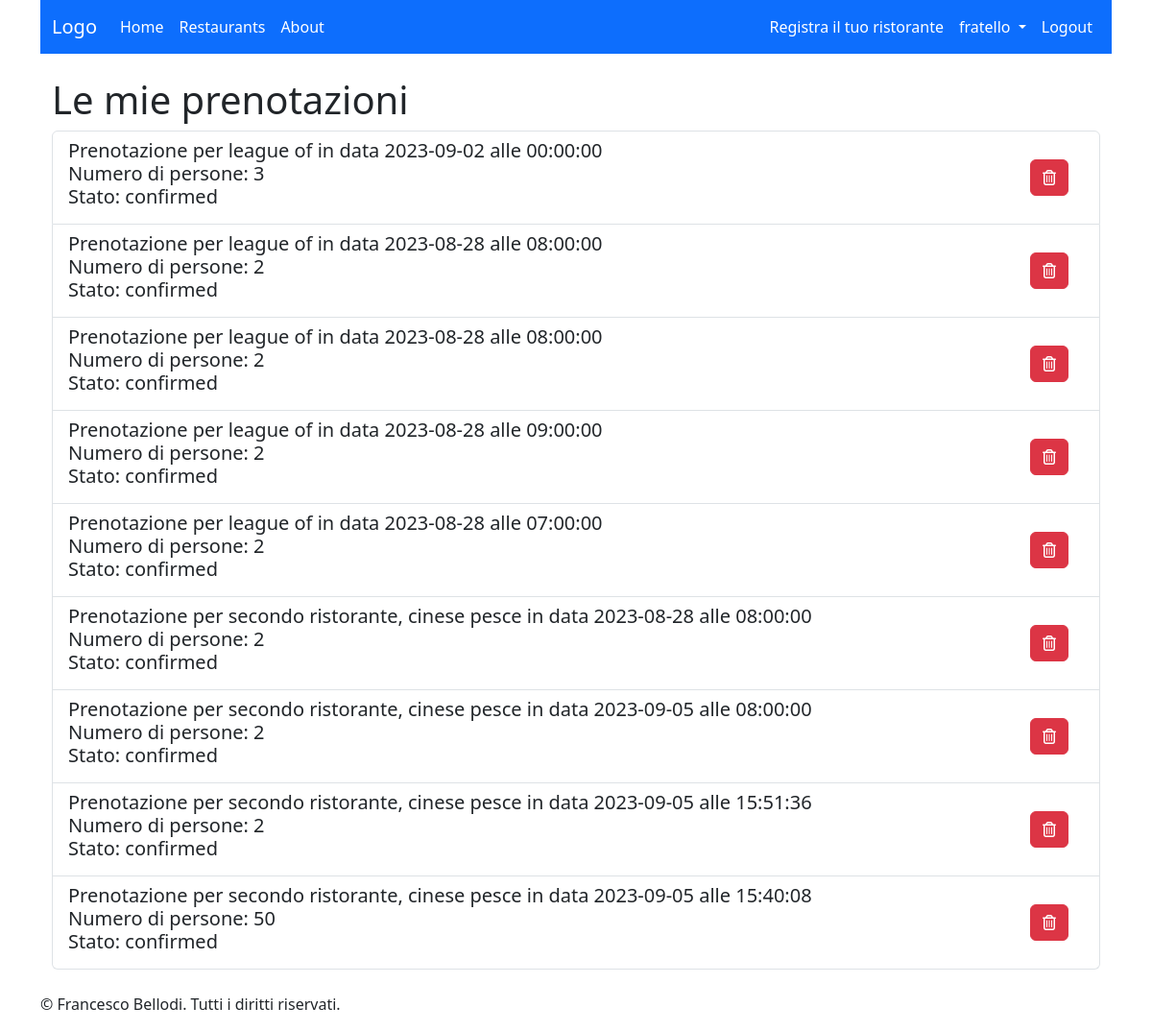
Page /user/reservations/ (signed in) on the earlier database version.
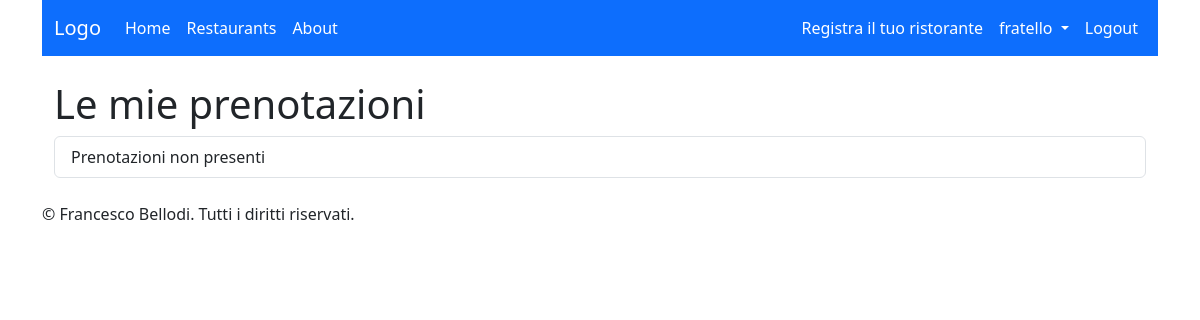
Same page on the later database version.
### reservationsApp/models.py (models this page shows, shortened)
class Reservation(models.Model):
    restaurant = models.ForeignKey(Restaurant, on_delete=models.CASCADE)
    username = models.ForeignKey(settings.AUTH_USER_MODEL, on_delete=models.CASCADE)
    reservation_date = models.DateTimeField()
    entry_date = models.DateTimeField(auto_now_add=True)
    STATUS_CHOICES = [
        ('confirmed', 'Confermata'),
        ('pending', 'In attesa'),
        ('cancelled', 'Cancellata'),
    ]
    status = models.CharField(max_length=20, choices=STATUS_CHOICES)
    how_many = models.IntegerField()
    def str_for_logged_user(self):
        return linebreaksbr(
            f"Prenotazione per {self.restaurant} "
            f"in data {self.reservation_date.date()} alle {self.reservation_date.time()}"
            f"\n Numero di persone: {self.how_many}"
            f"\n Stato: {self.status}"
        )

### restaurantsApp/models.py (models this page shows, shortened)
class Restaurant(models.Model):
    restaurantID = models.IntegerField(primary_key=True)
    owner = models.ForeignKey(settings.AUTH_USER_MODEL, on_delete=models.CASCADE)
    name = models.CharField(max_length=100)
    address = models.CharField(max_length=200)
    phone_number = PhoneNumberField()
    cuisine_type = models.CharField(max_length=200)
    meal_type = models.CharField(max_length=200)
    max_booking = models.IntegerField(default=100)
    average_rating = models.FloatField(default=0, null=True)
    def __str__(self):
        return self.name

### reservationsApp/views.py (the view)
# urls.py: path('reservations/', UserReservationsView.as_view(), name='user_reservations'),
class UserReservationsView(LoginRequiredMixin, ListView):
    model = Reservation
    template_name = 'user-object-list.html'
    context_object_name = 'objects'
    def get_context_data(self, **kwargs):
        context = super().get_context_data(**kwargs)
        context["obj_delete"] = 'reservation_delete'
        context["title_page"] = 'Le mie prenotazioni'
        context["obj_name"] = 'Prenotazioni'
        return context
    def get_queryset(self):
        user = self.request.user
        return Reservation.objects.filter(username=user)

### mixins/user_mixins.py (called while the page is built)
    def test_func(self):
        return self.request.user.is_authenticated

### templates/user-object-list.html (shortened to what this page needs)
{% extends "base.html" %}
{% load django_bootstrap5 %}
{% block content %}
  <div class="container">
  <h1>{{ title_page }}</h1>
  <ul class="list-group">
  {% for obj in objects %}
    <li class="list-group-item">
    <div class="d-flex justify-content-between align-items-center">
        <div><h5>{{ obj.str_for_logged_user }}</h5></div>
        <div class="d-flex">
            <form action="{% url obj_delete obj.pk %}" method="post">
                <button type="submit" class="btn btn-danger" onclick="return confirm('Sicuro di voler eliminare?')">
                    <i class="fa-regular fa-trash-can"></i>
                </button>
            </form>
        </div>
    </div>
    </li>
  {% empty %}
    <li class="list-group-item">{{ obj_name }} non presenti</li>
  {% endfor %}
  </ul>
  </div>
{% endblock %}

Differences in the rows shown:
removed Reservation: str_for_logged_user "Prenotazione per league of in data 2023-09-02 alle 00:00:00 Numero di persone: 3 Stato: confirmed"
removed Reservation: str_for_logged_user "Prenotazione per league of in data 2023-08-28 alle 08:00:00 Numero di persone: 2 Stato: confirmed"
removed Reservation: str_for_logged_user "Prenotazione per league of in data 2023-08-28 alle 08:00:00 Numero di persone: 2 Stato: confirmed"
removed Reservation: str_for_logged_user "Prenotazione per league of in data 2023-08-28 alle 09:00:00 Numero di persone: 2 Stato: confirmed"
removed Reservation: str_for_logged_user "Prenotazione per league of in data 2023-08-28 alle 07:00:00 Numero di persone: 2 Stato: confirmed"
removed Reservation: str_for_logged_user "Prenotazione per secondo ristorante, cinese pesce in data 2023-08-28 alle 08:00:00 Numero di persone: 2 Stato: confirmed"
removed Reservation: str_for_logged_user "Prenotazione per secondo ristorante, cinese pesce in data 2023-09-05 alle 08:00:00 Numero di persone: 2 Stato: confirmed"
removed Reservation: str_for_logged_user "Prenotazione per secondo ristorante, cinese pesce in data 2023-09-05 alle 15:51:36 Numero di persone: 2 Stato: confirmed"
removed Reservation: str_for_logged_user "Prenotazione per secondo ristorante, cinese pesce in data 2023-09-05 alle 15:40:08 Numero di persone: 50 Stato: confirmed"
Other differences:
{{ obj_name }}: (not shown) → "Prenotazioni"
text now shown: "non presenti"
